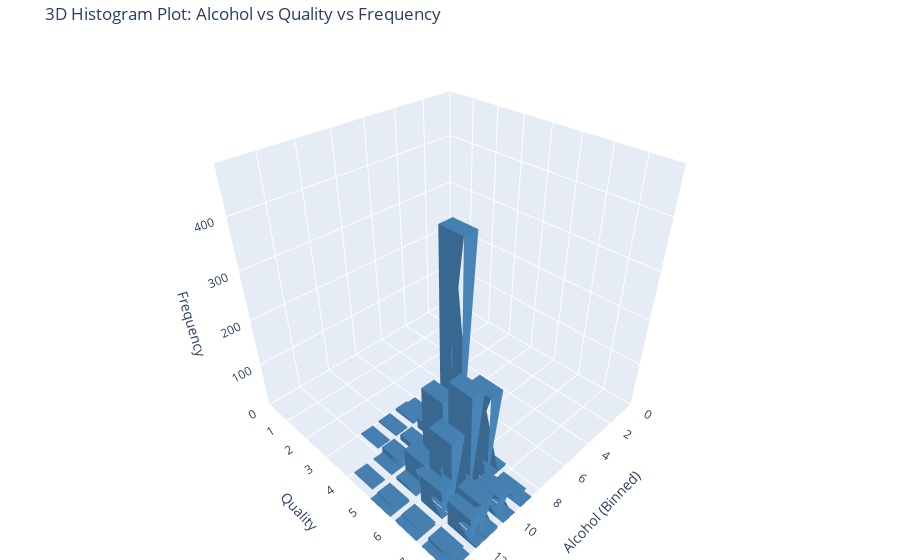

This figure's notebook cell:
### Markdown cell above
# Visualization 4: Alcohol vs Quality vs Frequency 3D Histogram Plot

**Purpose and Rationale**  
This histogram visualizes alcohol content vs alcohol quality vs frequency on the x, y, and z axes respectively. This allows us to analyze how the frequency of consumption is related to a wine's alcohol quality and alcohol content.

## Insights and Interpretations:
1. In general, the lower the alcohol percentage, the more frequently it is drunk
2. The frequency of occurrence is most concentrated between quality levels 5-8
3. The frequency of occurrence is most concentrated between alcohol content levels 8-11

**Interpretation: We can interpret this data to mean that the most commonly purchased/consumed red wine is on the lower end of alcohol contents and in the midrange of quality.**

### Code cell
import pandas as pd
import numpy as np
import plotly.graph_objects as go
import plotly.io as pio

# Load dataset
df = pd.read_csv('winequality-red.csv', sep=';')

# Bin alcohol and quality
alcohol_bins = np.floor(df['alcohol']).astype(int)
quality_bins = df['quality']

# Create 2D histogram
hist, xedges, yedges = np.histogram2d(alcohol_bins, quality_bins, bins=(10, 10))

# Bin coordinates
xpos, ypos = np.meshgrid(xedges[:-1], yedges[:-1], indexing="ij")
xpos = xpos.ravel()
ypos = ypos.ravel()
zpos = np.zeros_like(xpos)
dz = hist.ravel()

# Bar dimensions
dx = dy = 0.8

bars = []

# Correct indices for 12 triangles forming 6 faces of a cuboid
faces_i = [0, 0, 0, 1, 1, 2, 2, 3, 4, 4, 5, 6]
faces_j = [1, 2, 4, 2, 5, 3, 6, 0, 5, 6, 7, 7]
faces_k = [2, 3, 5, 5, 6, 0, 7, 4, 6, 7, 4, 4]

# Create 3D bars as cuboids
for x, y, z, h in zip(xpos, ypos, zpos, dz):
    if h > 0:
        x0, y0, z0 = x, y, z
        x1, y1, z1 = x + dx, y + dy, z + h

        # Define 8 vertices of the cuboid
        vertices = [
            [x0, y0, z0],  # 0
            [x1, y0, z0],  # 1
            [x1, y1, z0],  # 2
            [x0, y1, z0],  # 3
            [x0, y0, z1],  # 4
            [x1, y0, z1],  # 5
            [x1, y1, z1],  # 6
            [x0, y1, z1],  # 7
        ]

        x_cuboid, y_cuboid, z_cuboid = zip(*vertices)

        bars.append(go.Mesh3d(
            x=x_cuboid,
            y=y_cuboid,
            z=z_cuboid,
            i=faces_i,
            j=faces_j,
            k=faces_k,
            color='steelblue',
            opacity=1.0,
            flatshading=True,
            showscale=False,
        ))

# Plot
fig = go.Figure(data=bars)
fig.update_layout(
    title='3D Histogram Plot: Alcohol vs Quality vs Frequency',
    scene=dict(
        xaxis=dict(title='Alcohol (Binned)', range=[0, xedges[-1]]),
        yaxis=dict(title='Quality', range=[0, yedges[-1]]),
        zaxis=dict(title='Frequency', range=[0, dz.max() * 1.1])  # Add slight padding
    ),
    margin=dict(l=0, r=0, b=0, t=40)
)

# Show plot
fig.show()

# Save the figure as a PNG image
pio.write_image(fig, 'Fisher_Bachman-Rhodes+histogram.png', format='png', width=1000, height=600, scale=2)

### Figure 1 — Plotly figure (JSON) as saved in the notebook; plotly's stock layout.template omitted (floating-point values rounded to 4 significant figures)
{"data": [{"color": "steelblue", "flatshading": true, "i": [0, 0, 0, 1, 1, 2, 2, 3, 4, 4, 5, 6], "j": [1, 2, 4, 2, 5, 3, 6, 0, 5, 6, 7, 7], "k": [2, 3, 5, 5, 6, 0, 7, 4, 6, 7, 4, 4], "opacity": 1, "showscale": false, "type": "mesh3d", "x": [8, 8.8, 8.8, 8, 8, 8.8, 8.8, 8], "y": [3, 3, 3.8, 3.8, 3, 3, 3.8, 3.8], "z": [0, 0, 0, 0, 1, 1, 1, 1]}, {"color": "steelblue", "flatshading": true, "i": [0, 0, 0, 1, 1, 2, 2, 3, 4, 4, 5, 6], "j": [1, 2, 4, 2, 5, 3, 6, 0, 5, 6, 7, 7], "k": [2, 3, 5, 5, 6, 0, 7, 4, 6, 7, 4, 4], "opacity": 1, "showscale": false, "type": "mesh3d", "x": [8, 8.8, 8.8, 8, 8, 8.8, 8.8, 8], "y": [5, 5, 5.8, 5.8, 5, 5, 5.8, 5.8], "z": [0, 0, 0, 0, 3, 3, 3, 3]}, {"color": "steelblue", "flatshading": true, "i": [0, 0, 0, 1, 1, 2, 2, 3, 4, 4, 5, 6], "j": [1, 2, 4, 2, 5, 3, 6, 0, 5, 6, 7, 7], "k": [2, 3, 5, 5, 6, 0, 7, 4, 6, 7, 4, 4], "opacity": 1, "showscale": false, "type": "mesh3d", "x": [8, 8.8, 8.8, 8, 8, 8.8, 8.8, 8], "y": [6, 6, 6.8, 6.8, 6, 6, 6.8, 6.8], "z": [0, 0, 0, 0, 3, 3, 3, 3]}, {"color": "steelblue", "flatshading": true, "i": [0, 0, 0, 1, 1, 2, 2, 3, 4, 4, 5, 6], "j": [1, 2, 4, 2, 5, 3, 6, 0, 5, 6, 7, 7], "k": [2, 3, 5, 5, 6, 0, 7, 4, 6, 7, 4, 4], "opacity": 1, "showscale": false, "type": "mesh3d", "x": [8.6, 9.4, 9.4, 8.6, 8.6, 9.4, 9.4, 8.6], "y": [3, 3, 3.8, 3.8, 3, 3, 3.8, 3.8], "z": [0, 0, 0, 0, 5, 5, 5, 5]}, {"color": "steelblue", "flatshading": true, "i": [0, 0, 0, 1, 1, 2, 2, 3, 4, 4, 5, 6], "j": [1, 2, 4, 2, 5, 3, 6, 0, 5, 6, 7, 7], "k": [2, 3, 5, 5, 6, 0, 7, 4, 6, 7, 4, 4], "opacity": 1, "showscale": false, "type": "mesh3d", "x": [8.6, 9.4, 9.4, 8.6, 8.6, 9.4, 9.4, 8.6], "y": [4, 4, 4.8, 4.8, 4, 4, 4.8, 4.8], "z": [0, 0, 0, 0, 24, 24, 24, 24]}, {"color": "steelblue", "flatshading": true, "i": [0, 0, 0, 1, 1, 2, 2, 3, 4, 4, 5, 6], "j": [1, 2, 4, 2, 5, 3, 6, 0, 5, 6, 7, 7], "k": [2, 3, 5, 5, 6, 0, 7, 4, 6, 7, 4, 4], "opacity": 1, "showscale": false, "type": "mesh3d", "x": [8.6, 9.4, 9.4, 8.6, 8.6, 9.4, 9.4, 8.6], "y": [5, 5, 5.8, 5.8, 5, 5, 5.8, 5.8], "z": [0, 0, 0, 0, 443, 443, 443, 443]}, {"color": "steelblue", "flatshading": true, "i": [0, 0, 0, 1, 1, 2, 2, 3, 4, 4, 5, 6], "j": [1, 2, 4, 2, 5, 3, 6, 0, 5, 6, 7, 7], "k": [2, 3, 5, 5, 6, 0, 7, 4, 6, 7, 4, 4], "opacity": 1, "showscale": false, "type": "mesh3d", "x": [8.6, 9.4, 9.4, 8.6, 8.6, 9.4, 9.4, 8.6], "y": [6, 6, 6.8, 6.8, 6, 6, 6.8, 6.8], "z": [0, 0, 0, 0, 189, 189, 189, 189]}, {"color": "steelblue", "flatshading": true, "i": [0, 0, 0, 1, 1, 2, 2, 3, 4, 4, 5, 6], "j": [1, 2, 4, 2, 5, 3, 6, 0, 5, 6, 7, 7], "k": [2, 3, 5, 5, 6, 0, 7, 4, 6, 7, 4, 4], "opacity": 1, "showscale": false, "type": "mesh3d", "x": [8.6, 9.4, 9.4, 8.6, 8.6, 9.4, 9.4, 8.6], "y": [7, 7, 7.8, 7.8, 7, 7, 7.8, 7.8], "z": [0, 0, 0, 0, 11, 11, 11, 11]}, {"color": "steelblue", "flatshading": true, "i": [0, 0, 0, 1, 1, 2, 2, 3, 4, 4, 5, 6], "j": [1, 2, 4, 2, 5, 3, 6, 0, 5, 6, 7, 7], "k": [2, 3, 5, 5, 6, 0, 7, 4, 6, 7, 4, 4], "opacity": 1, "showscale": false, "type": "mesh3d", "x": [8.6, 9.4, 9.4, 8.6, 8.6, 9.4, 9.4, 8.6], "y": [7.5, 7.5, 8.3, 8.3, 7.5, 7.5, 8.3, 8.3], "z": [0, 0, 0, 0, 1, 1, 1, 1]}, {"color": "steelblue", "flatshading": true, "i": [0, 0, 0, 1, 1, 2, 2, 3, 4, 4, 5, 6], "j": [1, 2, 4, 2, 5, 3, 6, 0, 5, 6, 7, 7], "k": [2, 3, 5, 5, 6, 0, 7, 4, 6, 7, 4, 4], "opacity": 1, "showscale": false, "type": "mesh3d", "x": [9.8, 10.6, 10.6, 9.8, 9.8, 10.6, 10.6, 9.8], "y": [3, 3, 3.8, 3.8, 3, 3, 3.8, 3.8], "z": [0, 0, 0, 0, 3, 3, 3, 3]}, {"color": "steelblue", "flatshading": true, "i": [0, 0, 0, 1, 1, 2, 2, 3, 4, 4, 5, 6], "j": [1, 2, 4, 2, 5, 3, 6, 0, 5, 6, 7, 7], "k": [2, 3, 5, 5, 6, 0, 7, 4, 6, 7, 4, 4], "opacity": 1, "showscale": false, "type": "mesh3d", "x": [9.8, 10.6, 10.6, 9.8, 9.8, 10.6, 10.6, 9.8], "y": [4, 4, 4.8, 4.8, 4, 4, 4.8, 4.8], "z": [0, 0, 0, 0, 13, 13, 13, 13]}, {"color": "steelblue", "flatshading": true, "i": [0, 0, 0, 1, 1, 2, 2, 3, 4, 4, 5, 6], "j": [1, 2, 4, 2, 5, 3, 6, 0, 5, 6, 7, 7], "k": [2, 3, 5, 5, 6, 0, 7, 4, 6, 7, 4, 4], "opacity": 1, "showscale": false, "type": "mesh3d", "x": [9.8, 10.6, 10.6, 9.8, 9.8, 10.6, 10.6, 9.8], "y": [5, 5, 5.8, 5.8, 5, 5, 5.8, 5.8], "z": [0, 0, 0, 0, 166, 166, 166, 166]}, {"color": "steelblue", "flatshading": true, "i": [0, 0, 0, 1, 1, 2, 2, 3, 4, 4, 5, 6], "j": [1, 2, 4, 2, 5, 3, 6, 0, 5, 6, 7, 7], "k": [2, 3, 5, 5, 6, 0, 7, 4, 6, 7, 4, 4], "opacity": 1, "showscale": false, "type": "mesh3d", "x": [9.8, 10.6, 10.6, 9.8, 9.8, 10.6, 10.6, 9.8], "y": [6, 6, 6.8, 6.8, 6, 6, 6.8, 6.8], "z": [0, 0, 0, 0, 219, 219, 219, 219]}, {"color": "steelblue", "flatshading": true, "i": [0, 0, 0, 1, 1, 2, 2, 3, 4, 4, 5, 6], "j": [1, 2, 4, 2, 5, 3, 6, 0, 5, 6, 7, 7], "k": [2, 3, 5, 5, 6, 0, 7, 4, 6, 7, 4, 4], "opacity": 1, "showscale": false, "type": "mesh3d", "x": [9.8, 10.6, 10.6, 9.8, 9.8, 10.6, 10.6, 9.8], "y": [7, 7, 7.8, 7.8, 7, 7, 7.8, 7.8], "z": [0, 0, 0, 0, 50, 50, 50, 50]}, {"color": "steelblue", "flatshading": true, "i": [0, 0, 0, 1, 1, 2, 2, 3, 4, 4, 5, 6], "j": [1, 2, 4, 2, 5, 3, 6, 0, 5, 6, 7, 7], "k": [2, 3, 5, 5, 6, 0, 7, 4, 6, 7, 4, 4], "opacity": 1, "showscale": false, "type": "mesh3d", "x": [9.8, 10.6, 10.6, 9.8, 9.8, 10.6, 10.6, 9.8], "y": [7.5, 7.5, 8.3, 8.3, 7.5, 7.5, 8.3, 8.3], "z": [0, 0, 0, 0, 1, 1, 1, 1]}, {"color": "steelblue", "flatshading": true, "i": [0, 0, 0, 1, 1, 2, 2, 3, 4, 4, 5, 6], "j": [1, 2, 4, 2, 5, 3, 6, 0, 5, 6, 7, 7], "k": [2, 3, 5, 5, 6, 0, 7, 4, 6, 7, 4, 4], "opacity": 1, "showscale": false, "type": "mesh3d", "x": [11, 11.8, 11.8, 11, 11, 11.8, 11.8, 11], "y": [3, 3, 3.8, 3.8, 3, 3, 3.8, 3.8], "z": [0, 0, 0, 0, 1, 1, 1, 1]}, {"color": "steelblue", "flatshading": true, "i": [0, 0, 0, 1, 1, 2, 2, 3, 4, 4, 5, 6], "j": [1, 2, 4, 2, 5, 3, 6, 0, 5, 6, 7, 7], "k": [2, 3, 5, 5, 6, 0, 7, 4, 6, 7, 4, 4], "opacity": 1, "showscale": false, "type": "mesh3d", "x": [11, 11.8, 11.8, 11, 11, 11.8, 11.8, 11], "y": [4, 4, 4.8, 4.8, 4, 4, 4.8, 4.8], "z": [0, 0, 0, 0, 14, 14, 14, 14]}, {"color": "steelblue", "flatshading": true, "i": [0, 0, 0, 1, 1, 2, 2, 3, 4, 4, 5, 6], "j": [1, 2, 4, 2, 5, 3, 6, 0, 5, 6, 7, 7], "k": [2, 3, 5, 5, 6, 0, 7, 4, 6, 7, 4, 4], "opacity": 1, "showscale": false, "type": "mesh3d", "x": [11, 11.8, 11.8, 11, 11, 11.8, 11.8, 11], "y": [5, 5, 5.8, 5.8, 5, 5, 5.8, 5.8], "z": [0, 0, 0, 0, 57, 57, 57, 57]}, {"color": "steelblue", "flatshading": true, "i": [0, 0, 0, 1, 1, 2, 2, 3, 4, 4, 5, 6], "j": [1, 2, 4, 2, 5, 3, 6, 0, 5, 6, 7, 7], "k": [2, 3, 5, 5, 6, 0, 7, 4, 6, 7, 4, 4], "opacity": 1, "showscale": false, "type": "mesh3d", "x": [11, 11.8, 11.8, 11, 11, 11.8, 11.8, 11], "y": [6, 6, 6.8, 6.8, 6, 6, 6.8, 6.8], "z": [0, 0, 0, 0, 154, 154, 154, 154]}, {"color": "steelblue", "flatshading": true, "i": [0, 0, 0, 1, 1, 2, 2, 3, 4, 4, 5, 6], "j": [1, 2, 4, 2, 5, 3, 6, 0, 5, 6, 7, 7], "k": [2, 3, 5, 5, 6, 0, 7, 4, 6, 7, 4, 4], "opacity": 1, "showscale": false, "type": "mesh3d", "x": [11, 11.8, 11.8, 11, 11, 11.8, 11.8, 11], "y": [7, 7, 7.8, 7.8, 7, 7, 7.8, 7.8], "z": [0, 0, 0, 0, 72, 72, 72, 72]}, {"color": "steelblue", "flatshading": true, "i": [0, 0, 0, 1, 1, 2, 2, 3, 4, 4, 5, 6], "j": [1, 2, 4, 2, 5, 3, 6, 0, 5, 6, 7, 7], "k": [2, 3, 5, 5, 6, 0, 7, 4, 6, 7, 4, 4], "opacity": 1, "showscale": false, "type": "mesh3d", "x": [11, 11.8, 11.8, 11, 11, 11.8, 11.8, 11], "y": [7.5, 7.5, 8.3, 8.3, 7.5, 7.5, 8.3, 8.3], "z": [0, 0, 0, 0, 7, 7, 7, 7]}, {"color": "steelblue", "flatshading": true, "i": [0, 0, 0, 1, 1, 2, 2, 3, 4, 4, 5, 6], "j": [1, 2, 4, 2, 5, 3, 6, 0, 5, 6, 7, 7], "k": [2, 3, 5, 5, 6, 0, 7, 4, 6, 7, 4, 4], "opacity": 1, "showscale": false, "type": "mesh3d", "x": [11.6, 12.4, 12.4, 11.6, 11.6, 12.4, 12.4, 11.6], "y": [4, 4, 4.8, 4.8, 4, 4, 4.8, 4.8], "z": [0, 0, 0, 0, 1, 1, 1, 1]}, {"color": "steelblue", "flatshading": true, "i": [0, 0, 0, 1, 1, 2, 2, 3, 4, 4, 5, 6], "j": [1, 2, 4, 2, 5, 3, 6, 0, 5, 6, 7, 7], "k": [2, 3, 5, 5, 6, 0, 7, 4, 6, 7, 4, 4], "opacity": 1, "showscale": false, "type": "mesh3d", "x": [11.6, 12.4, 12.4, 11.6, 11.6, 12.4, 12.4, 11.6], "y": [5, 5, 5.8, 5.8, 5, 5, 5.8, 5.8], "z": [0, 0, 0, 0, 7, 7, 7, 7]}, {"color": "steelblue", "flatshading": true, "i": [0, 0, 0, 1, 1, 2, 2, 3, 4, 4, 5, 6], "j": [1, 2, 4, 2, 5, 3, 6, 0, 5, 6, 7, 7], "k": [2, 3, 5, 5, 6, 0, 7, 4, 6, 7, 4, 4], "opacity": 1, "showscale": false, "type": "mesh3d", "x": [11.6, 12.4, 12.4, 11.6, 11.6, 12.4, 12.4, 11.6], "y": [6, 6, 6.8, 6.8, 6, 6, 6.8, 6.8], "z": [0, 0, 0, 0, 63, 63, 63, 63]}, {"color": "steelblue", "flatshading": true, "i": [0, 0, 0, 1, 1, 2, 2, 3, 4, 4, 5, 6], "j": [1, 2, 4, 2, 5, 3, 6, 0, 5, 6, 7, 7], "k": [2, 3, 5, 5, 6, 0, 7, 4, 6, 7, 4, 4], "opacity": 1, "showscale": false, "type": "mesh3d", "x": [11.6, 12.4, 12.4, 11.6, 11.6, 12.4, 12.4, 11.6], "y": [7, 7, 7.8, 7.8, 7, 7, 7.8, 7.8], "z": [0, 0, 0, 0, 57, 57, 57, 57]}, {"color": "steelblue", "flatshading": true, "i": [0, 0, 0, 1, 1, 2, 2, 3, 4, 4, 5, 6], "j": [1, 2, 4, 2, 5, 3, 6, 0, 5, 6, 7, 7], "k": [2, 3, 5, 5, 6, 0, 7, 4, 6, 7, 4, 4], "opacity": 1, "showscale": false, "type": "mesh3d", "x": [11.6, 12.4, 12.4, 11.6, 11.6, 12.4, 12.4, 11.6], "y": [7.5, 7.5, 8.3, 8.3, 7.5, 7.5, 8.3, 8.3], "z": [0, 0, 0, 0, 5, 5, 5, 5]}, {"color": "steelblue", "flatshading": true, "i": [0, 0, 0, 1, 1, 2, 2, 3, 4, 4, 5, 6], "j": [1, 2, 4, 2, 5, 3, 6, 0, 5, 6, 7, 7], "k": [2, 3, 5, 5, 6, 0, 7, 4, 6, 7, 4, 4], "opacity": 1, "showscale": false, "type": "mesh3d", "x": [12.8, 13.6, 13.6, 12.8, 12.8, 13.6, 13.6, 12.8], "y": [4, 4, 4.8, 4.8, 4, 4, 4.8, 4.8], "z": [0, 0, 0, 0, 1, 1, 1, 1]}, {"color": "steelblue", "flatshading": true, "i": [0, 0, 0, 1, 1, 2, 2, 3, 4, 4, 5, 6], "j": [1, 2, 4, 2, 5, 3, 6, 0, 5, 6, 7, 7], "k": [2, 3, 5, 5, 6, 0, 7, 4, 6, 7, 4, 4], "opacity": 1, "showscale": false, "type": "mesh3d", "x": [12.8, 13.6, 13.6, 12.8, 12.8, 13.6, 13.6, 12.8], "y": [5, 5, 5.8, 5.8, 5, 5, 5.8, 5.8], "z": [0, 0, 0, 0, 4, 4, 4, 4]}, {"color": "steelblue", "flatshading": true, "i": [0, 0, 0, 1, 1, 2, 2, 3, 4, 4, 5, 6], "j": [1, 2, 4, 2, 5, 3, 6, 0, 5, 6, 7, 7], "k": [2, 3, 5, 5, 6, 0, 7, 4, 6, 7, 4, 4], "opacity": 1, "showscale": false, "type": "mesh3d", "x": [12.8, 13.6, 13.6, 12.8, 12.8, 13.6, 13.6, 12.8], "y": [6, 6, 6.8, 6.8, 6, 6, 6.8, 6.8], "z": [0, 0, 0, 0, 6, 6, 6, 6]}, {"color": "steelblue", "flatshading": true, "i": [0, 0, 0, 1, 1, 2, 2, 3, 4, 4, 5, 6], "j": [1, 2, 4, 2, 5, 3, 6, 0, 5, 6, 7, 7], "k": [2, 3, 5, 5, 6, 0, 7, 4, 6, 7, 4, 4], "opacity": 1, "showscale": false, "type": "mesh3d", "x": [12.8, 13.6, 13.6, 12.8, 12.8, 13.6, 13.6, 12.8], "y": [7, 7, 7.8, 7.8, 7, 7, 7.8, 7.8], "z": [0, 0, 0, 0, 8, 8, 8, 8]}, {"color": "steelblue", "flatshading": true, "i": [0, 0, 0, 1, 1, 2, 2, 3, 4, 4, 5, 6], "j": [1, 2, 4, 2, 5, 3, 6, 0, 5, 6, 7, 7], "k": [2, 3, 5, 5, 6, 0, 7, 4, 6, 7, 4, 4], "opacity": 1, "showscale": false, "type": "mesh3d", "x": [12.8, 13.6, 13.6, 12.8, 12.8, 13.6, 13.6, 12.8], "y": [7.5, 7.5, 8.3, 8.3, 7.5, 7.5, 8.3, 8.3], "z": [0, 0, 0, 0, 2, 2, 2, 2]}, {"color": "steelblue", "flatshading": true, "i": [0, 0, 0, 1, 1, 2, 2, 3, 4, 4, 5, 6], "j": [1, 2, 4, 2, 5, 3, 6, 0, 5, 6, 7, 7], "k": [2, 3, 5, 5, 6, 0, 7, 4, 6, 7, 4, 4], "opacity": 1, "showscale": false, "type": "mesh3d", "x": [13.4, 14.2, 14.2, 13.4, 13.4, 14.2, 14.2, 13.4], "y": [5, 5, 5.8, 5.8, 5, 5, 5.8, 5.8], "z": [0, 0, 0, 0, 1, 1, 1, 1]}, {"color": "steelblue", "flatshading": true, "i": [0, 0, 0, 1, 1, 2, 2, 3, 4, 4, 5, 6], "j": [1, 2, 4, 2, 5, 3, 6, 0, 5, 6, 7, 7], "k": [2, 3, 5, 5, 6, 0, 7, 4, 6, 7, 4, 4], "opacity": 1, "showscale": false, "type": "mesh3d", "x": [13.4, 14.2, 14.2, 13.4, 13.4, 14.2, 14.2, 13.4], "y": [6, 6, 6.8, 6.8, 6, 6, 6.8, 6.8], "z": [0, 0, 0, 0, 4, 4, 4, 4]}, {"color": "steelblue", "flatshading": true, "i": [0, 0, 0, 1, 1, 2, 2, 3, 4, 4, 5, 6], "j": [1, 2, 4, 2, 5, 3, 6, 0, 5, 6, 7, 7], "k": [2, 3, 5, 5, 6, 0, 7, 4, 6, 7, 4, 4], "opacity": 1, "showscale": false, "type": "mesh3d", "x": [13.4, 14.2, 14.2, 13.4, 13.4, 14.2, 14.2, 13.4], "y": [7, 7, 7.8, 7.8, 7, 7, 7.8, 7.8], "z": [0, 0, 0, 0, 1, 1, 1, 1]}, {"color": "steelblue", "flatshading": true, "i": [0, 0, 0, 1, 1, 2, 2, 3, 4, 4, 5, 6], "j": [1, 2, 4, 2, 5, 3, 6, 0, 5, 6, 7, 7], "k": [2, 3, 5, 5, 6, 0, 7, 4, 6, 7, 4, 4], "opacity": 1, "showscale": false, "type": "mesh3d", "x": [13.4, 14.2, 14.2, 13.4, 13.4, 14.2, 14.2, 13.4], "y": [7.5, 7.5, 8.3, 8.3, 7.5, 7.5, 8.3, 8.3], "z": [0, 0, 0, 0, 2, 2, 2, 2]}], "layout": {"margin": {"b": 0, "l": 0, "r": 0, "t": 40}, "scene": {"xaxis": {"range": [0, 14], "title": {"text": "Alcohol (Binned)"}}, "yaxis": {"range": [0, 8], "title": {"text": "Quality"}}, "zaxis": {"range": [0, 487.3], "title": {"text": "Frequency"}}}, "title": {"text": "3D Histogram Plot: Alcohol vs Quality vs Frequency"}}}
